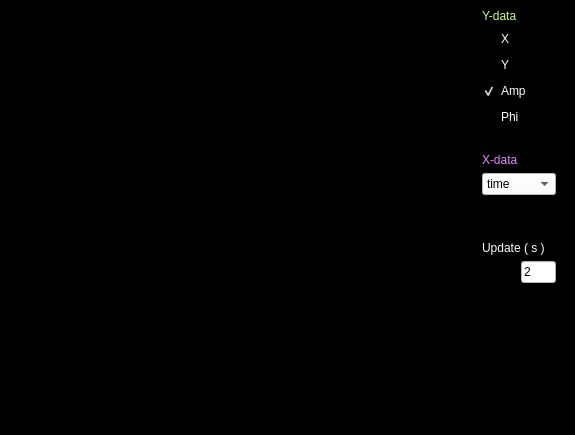
<?xml version="1.0" encoding="UTF-8"?>
<ui version="4.0">
 <class>MainWindow</class>
 <widget class="QMainWindow" name="MainWindow">
  <property name="geometry">
   <rect>
    <x>0</x>
    <y>0</y>
    <width>575</width>
    <height>435</height>
   </rect>
  </property>
  <property name="windowTitle">
   <string>Data Viewer</string>
  </property>
  <property name="styleSheet">
   <string notr="true">background-color: rgb(0, 0, 0);</string>
  </property>
  <widget class="QWidget" name="centralwidget">
   <layout class="QGridLayout" name="gridLayout_2">
    <item row="0" column="0">
     <widget class="PlotWidget" name="monitorPlot">
      <property name="sizePolicy">
       <sizepolicy hsizetype="Expanding" vsizetype="Expanding">
        <horstretch>10</horstretch>
        <verstretch>0</verstretch>
       </sizepolicy>
      </property>
      <property name="minimumSize">
       <size>
        <width>400</width>
        <height>230</height>
       </size>
      </property>
      <property name="maximumSize">
       <size>
        <width>16777215</width>
        <height>16777215</height>
       </size>
      </property>
     </widget>
    </item>
    <item row="0" column="2">
     <spacer name="horizontalSpacer">
      <property name="orientation">
       <enum>Qt::Horizontal</enum>
      </property>
      <property name="sizeType">
       <enum>QSizePolicy::Fixed</enum>
      </property>
      <property name="sizeHint" stdset="0">
       <size>
        <width>10</width>
        <height>20</height>
       </size>
      </property>
     </spacer>
    </item>
    <item row="0" column="1">
     <layout class="QGridLayout" name="gridLayout">
      <item row="12" column="1">
       <spacer name="verticalSpacer_3">
        <property name="orientation">
         <enum>Qt::Vertical</enum>
        </property>
        <property name="sizeHint" stdset="0">
         <size>
          <width>20</width>
          <height>0</height>
         </size>
        </property>
       </spacer>
      </item>
      <item row="0" column="0" colspan="2">
       <widget class="QLabel" name="label_7">
        <property name="styleSheet">
         <string notr="true">color: rgb(203, 255, 126);
font: 15pt &quot;Arial&quot;;
background-color: rgb(0, 0, 0);
border: 0px solid rgb(210, 132, 255);
border-radius: 0px</string>
        </property>
        <property name="text">
         <string>Y-data</string>
        </property>
       </widget>
      </item>
      <item row="10" column="0" colspan="2">
       <widget class="QLabel" name="label_2">
        <property name="sizePolicy">
         <sizepolicy hsizetype="Fixed" vsizetype="Preferred">
          <horstretch>0</horstretch>
          <verstretch>0</verstretch>
         </sizepolicy>
        </property>
        <property name="styleSheet">
         <string notr="true">color: rgb(255, 255, 255);
background-color: rgb(0, 0, 0);</string>
        </property>
        <property name="text">
         <string>Update ( s )</string>
        </property>
       </widget>
      </item>
      <item row="3" column="0" colspan="2">
       <widget class="QCheckBox" name="ampCheck">
        <property name="styleSheet">
         <string notr="true">color: rgb(255, 255, 255);
background-color: rgb(0, 0, 0);
selection-color: rgb(0, 0, 0);
selection-background-color: rgb(255, 255, 255);</string>
        </property>
        <property name="text">
         <string>Amp</string>
        </property>
        <property name="checked">
         <bool>true</bool>
        </property>
       </widget>
      </item>
      <item row="6" column="0" colspan="2">
       <widget class="QLabel" name="label_8">
        <property name="styleSheet">
         <string notr="true">color: rgb(225, 134, 255);
font: 15pt &quot;Arial&quot;;
background-color: rgb(0, 0, 0);
border: 0px solid rgb(210, 132, 255);
border-radius: 0px</string>
        </property>
        <property name="text">
         <string>X-data</string>
        </property>
       </widget>
      </item>
      <item row="4" column="0" colspan="2">
       <widget class="QCheckBox" name="phiCheck">
        <property name="styleSheet">
         <string notr="true">color: rgb(255, 255, 255);
background-color: rgb(0, 0, 0);
selection-color: rgb(0, 0, 0);
selection-background-color: rgb(255, 255, 255);</string>
        </property>
        <property name="text">
         <string>Phi</string>
        </property>
        <property name="checked">
         <bool>false</bool>
        </property>
       </widget>
      </item>
      <item row="2" column="0">
       <widget class="QCheckBox" name="yCheck">
        <property name="styleSheet">
         <string notr="true">color: rgb(255, 255, 255);
background-color: rgb(0, 0, 0);
selection-color: rgb(0, 0, 0);
selection-background-color: rgb(255, 255, 255);</string>
        </property>
        <property name="text">
         <string>Y</string>
        </property>
        <property name="checked">
         <bool>false</bool>
        </property>
       </widget>
      </item>
      <item row="1" column="0">
       <widget class="QCheckBox" name="xCheck">
        <property name="styleSheet">
         <string notr="true">color: rgb(255, 255, 255);
background-color: rgb(0, 0, 0);
selection-color: rgb(0, 0, 0);
selection-background-color: rgb(255, 255, 255);</string>
        </property>
        <property name="text">
         <string>X</string>
        </property>
        <property name="checked">
         <bool>false</bool>
        </property>
       </widget>
      </item>
      <item row="9" column="0">
       <spacer name="verticalSpacer">
        <property name="orientation">
         <enum>Qt::Vertical</enum>
        </property>
        <property name="sizeType">
         <enum>QSizePolicy::Fixed</enum>
        </property>
        <property name="sizeHint" stdset="0">
         <size>
          <width>20</width>
          <height>40</height>
         </size>
        </property>
       </spacer>
      </item>
      <item row="5" column="0">
       <spacer name="verticalSpacer_2">
        <property name="orientation">
         <enum>Qt::Vertical</enum>
        </property>
        <property name="sizeType">
         <enum>QSizePolicy::Fixed</enum>
        </property>
        <property name="sizeHint" stdset="0">
         <size>
          <width>20</width>
          <height>20</height>
         </size>
        </property>
       </spacer>
      </item>
      <item row="11" column="1">
       <widget class="QLineEdit" name="intervalLine">
        <property name="sizePolicy">
         <sizepolicy hsizetype="Fixed" vsizetype="Fixed">
          <horstretch>0</horstretch>
          <verstretch>0</verstretch>
         </sizepolicy>
        </property>
        <property name="maximumSize">
         <size>
          <width>35</width>
          <height>16777215</height>
         </size>
        </property>
        <property name="styleSheet">
         <string notr="true">color: rgb(0, 0, 0);
background-color: rgb(255, 255, 255);</string>
        </property>
        <property name="text">
         <string>2</string>
        </property>
       </widget>
      </item>
      <item row="7" column="0" colspan="2">
       <widget class="QComboBox" name="comboBox">
        <property name="styleSheet">
         <string notr="true">color: rgb(0, 0, 0);
background-color: rgb(255, 255, 255);</string>
        </property>
        <item>
         <property name="text">
          <string>time</string>
         </property>
        </item>
       </widget>
      </item>
     </layout>
    </item>
   </layout>
  </widget>
  <widget class="QMenuBar" name="menubar">
   <property name="geometry">
    <rect>
     <x>0</x>
     <y>0</y>
     <width>575</width>
     <height>19</height>
    </rect>
   </property>
  </widget>
  <widget class="QStatusBar" name="statusbar"/>
 </widget>
 <customwidgets>
  <customwidget>
   <class>PlotWidget</class>
   <extends>QGraphicsView</extends>
   <header>pyqtgraph</header>
  </customwidget>
 </customwidgets>
 <resources/>
 <connections/>
</ui>
